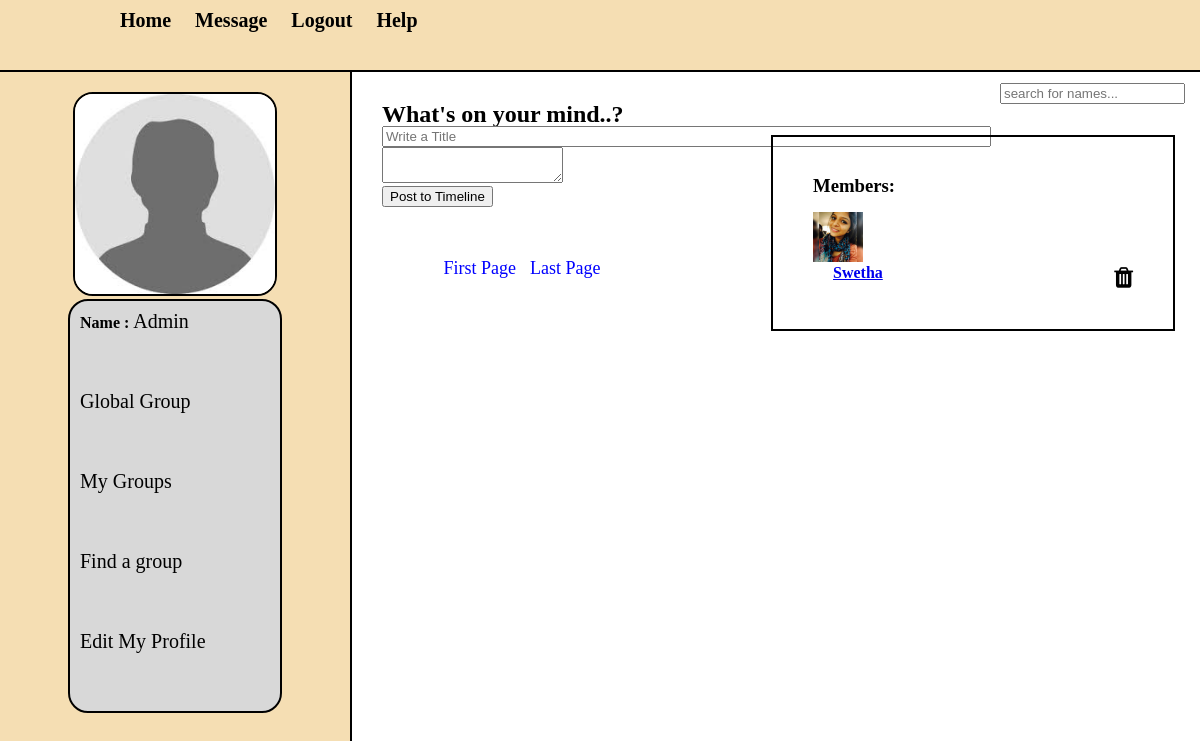
The app's page /group_profile.php?topic_id=1&topic_name=Cats (signed in) with its own data.
### tables this page shows
CREATE TABLE `users` (
  `users_id` int(255) NOT NULL,
  `first_name` varchar(255) NOT NULL,
  `last_name` varchar(255) NOT NULL,
  `email` varchar(255) NOT NULL,
  `password` varchar(255) NOT NULL,
  `user_image` varchar(256) NOT NULL,
  `status` text NOT NULL,
  `dp_value` int(11) NOT NULL,
  `checkgit` int(255) NOT NULL
);

CREATE TABLE `user_group` (
  `id` int(11) NOT NULL,
  `users_id` int(11) NOT NULL,
  `topic_id` int(11) NOT NULL
);

### group_profile.php (the view, shortened to what this page needs)
<?php
include "session.php";
?>
<!DOCTYPE html>
<html>
<head>
    <link rel= "stylesheet" href="style/home_style.css" media ="all"/>
    <link rel="stylesheet" href="https://cdnjs.cloudflare.com/ajax/libs/font-awesome/4.7.0/css/font-awesome.min.css" />
    <link rel="stylesheet" href="//code.jquery.com/ui/1.12.1/themes/base/jquery-ui.css">
    <link href="https://cdnjs.cloudflare.com/ajax/libs/summernote/0.8.9/summernote-lite.css" rel="stylesheet">
    </head>
<body>
    <div class='container'  style="width:100%;">
        <div id= "head_wrap">
            <div id="header">
                <ul id="menu">
                <li><a href="home.php">Home</a></li>
                <li><a href="members.php">Message</a></li>
                <li><a href="logout.php">Logout</a></li>
                    <li><a href="help.php">Help</a></li>
                </ul>
            </div>
        </div>
  <form method="get" action="search.php" id="form1" style="float:right;width: 200px;">
                <input type = "text" name = "search_text" id = "search_text"  autocomplete="false" placeholder = "search for names..."/>
                    <br>
              </form>
        <div class = "content">
            <div id= "user_timeline">
                <div id="user_details">
                    <?php
                    $user = $_SESSION['email'];
                    $topic_id=$_GET['topic_id'];
                    $topic_title = $_GET['topic_name'];
                    $get_user = "select * from users where email = '$user'";
                    $run_user = mysqli_query($connection,$get_user);
                    $row=mysqli_fetch_array($run_user);
                    $users_id = $row['users_id'];
                    $last_name = $row['last_name'];
                    $user_image=$row['user_image'];
                    $dp_value = $row['dp_value'];
                    if($dp_value != '0')
                    {
                            echo "
                    <center><img src='user/user_images/$user_image' width='200' height='200'/></center>";
                    }
                    else{
                        echo "
                    <center><img src='$user_image' width='200' height='200'/></center>";
                    }
                    echo "
                    <div id='user_mention'>
                   <p><strong>Name : </strong> <a href='my_profile.php?id=$users_id'> $last_name </a> </p>
                    <p><a href='my_global.php'> Global Group </a> </p>
                     <p><a href='my_groups.php'> My Groups </a> </p>
                     <p><a href='my_findgroup.php'> Find a group</a> </p>
                     <p><a href='my_editprofile.php'> Edit My Profile </a> </p>
                    </div>";
                    ?>
                </div>
            </div>
            <div id= "content_timeline">
              <div>
                <form id="postform" >
                <h2> What's on your mind..?</h2>
                    <input type="text" id="title" name="title" placeholder="Write a Title" size="73"/><br/>
                     <textarea id="summernote" name="summernote">
                         </textarea>
                    <?php
                    $getarchive="SELECT * from archive_info where topic_id ='$topic_id'";
                    $result = mysqli_query($connection, $getarchive);
                    $row=mysqli_fetch_array($result);
                    $archive_action = $row['archive_action'];
                    if($archive_action == 'unarchive')
                    {
                        echo " <input type='submit' name='$topic_title' class='sub-group' value='Post to Timeline' />";
                    }
                    else{
                        echo " You can't post";
                    }
                    ?>
                  </form>
                </div>
                     <br><br>
                    <?php get_group_posts($topic_id,$users_id);
    $per_page=5;
        $query = "select * from posts where global is  NULL ";
        $result = mysqli_query($connection,$query);
        $total_posts= mysqli_num_rows($result);
        $total_pages = ceil($total_posts / $per_page);
 echo"
    <center>
    <div id='pagenation'>
    <a href='?page=1&topic_id=$topic_id&topic_name=$topic_title'>First Page</a>
    ";
    echo "<a href='?page=$total_pages&topic_id=$topic_id&topic_name=$topic_title'>Last Page</a></center></div>";
if ($users_id == 21){
                ?>
            </div>
            <div id="members_div" >
            <h3 >Members: </h3>
                <?php members_list($topic_id,$users_id); ?>
            </div>
            <?php } ?>
         </div>
</body>
</html>

### session.php (shortened to what this page needs)
<?php
	$connection=mysqli_connect("localhost","admin","monarchs","pet_finder") or die("Connection Failed");
        ?>
<?php
function get_group_posts($topic_id,$users_id){
    global $connection;
    $user = $_SESSION['email'];
    $get_posts="select dp_value,users_id from users where email='$user'";
    $run_posts = mysqli_query($connection,$get_posts);
    while($row_posts = mysqli_fetch_array($run_posts,MYSQLI_ASSOC) ){
       $users_id = $row_posts['users_id'];
         ?>
       <?php
    }
}
        ?>
<?php
function members_list($topic_id,$users_id){
     global $connection;
    $sql= "SELECT ug.users_id,first_name,last_name,user_image FROM `users` as u,user_group as ug where ug.users_id=u.users_id and ug.topic_id=$topic_id and ug.users_id <> 21";
     $result = mysqli_query($connection,$sql);
    while($row_members = mysqli_fetch_array($result,MYSQLI_ASSOC) ){
           $last_name = $row_members['last_name'];
           $user_image = $row_members['user_image'];
            $members_user_id = $row_members['users_id'];
        ?>
        <div id="members">
   <br>
     <p> <img src='user/user_images/<?php echo $user_image; ?>' width='50', height='50' ></p>
    <span><strong><a href='my_profile.php?id=<?php echo $members_user_id; ?>'><?php echo $last_name ; ?></a></strong>   </span>
       <?php
      if ($users_id== 21){
                  echo "<i class='fa fa-trash deleteusers' data-id1='$members_user_id' data-id2 = '$topic_id' style='font-size:24px; color:black; float:right;'> </i> ";
        }
        ?>
</div>
   <?php
  }
}
        ?>

### style/home_style.css (style rules this page uses)
html, body, div, span, applet, object, iframe, h1, h2, h3, h4, h5, h6, p, blockquote, pre, a, abbr, acronym, address, big, cite, code, del, dfn, em, img, ins, kbd, q, s, samp, small, strike, strong, sub, sup, tt, var, b, u, i, center, dl, dt, dd, ol, ul, li, fieldset, form, label, legend, table, caption, tbody, tfoot, thead, tr, th, td, article, aside, canvas, details, embed, figure, figcaption, footer, header, hgroup, menu, nav, output, ruby, section, summary, time, mark, audio, video { margin: 0; padding: 0; border: 0; }
body { line-height: 1; background-color: white; }
.container { overflow: hidden; margin:0; padding: 0; }
#head_wrap { width:100%; height: 50px; margin: 0 auto; padding: 10px; border-bottom: 2px solid black; background: wheat; }
#header { margin: 0 auto; width: 1000px; height: 10px; }
#menu { line-height: :35px; padding: 0; margin: 0; float: left; }
#menu li { display: inline; list-style: none; }
#menu a { margin:5px; padding : 5px; text-decoration: none; color: black; font-size: 20px; font-weight: bold; }
#form1 { float: right; line-height: 35px; padding-top: 3px; }
.content { width:10000px; margin: 0 auto; }
#user_timeline { background: wheat; width:350px; float: left; height: 900px; border-right: 2px solid black; }
#user_details { padding:20px; margin-bottom: 10px; }
#user_details img { border:2px solid black; border-radius: 20px; }
#user_details p { margin-bottom:50px; padding: 5px; }
#user_details a { color: black; font-size: 20px; text-decoration: none; }
#user_mention { background: #D8D8D8; border:2px solid black; border-radius: 20px; width: 200px; margin: 0 auto; padding: 5px; }
#content_timeline { float: left; width: 280px; padding: 30px; }
#pagenation { margin-top: 20px; }
#pagenation a { color:blue; text-decoration: none; font-size: 10px; margin: 5px; }
#pagenation a { color: blue; text-decoration: none; font-size: 18px; margin: 5px; }
.fa { font-size: 1.2em; }
i { color: blue; }
#members_div { width: 320px; float: right; padding: 40px; border: 2px solid black; margin: 25px; }

### records on screen
users: user_image (placeholder picture), last_name "Admin"
user_group: users.user_image (picture), users.last_name "Swetha"
